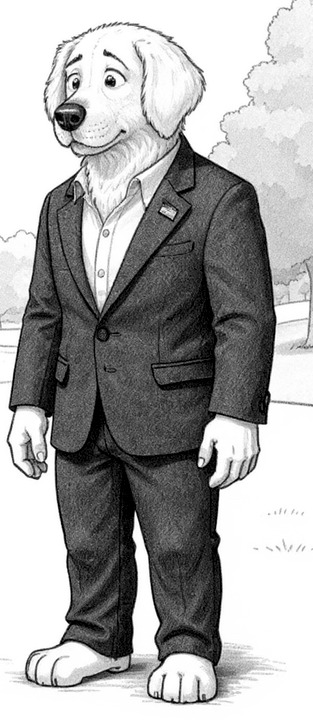
#> input picture scripts/training/variant-refs/barclay.jpg, 313 x 720 px, given in place of barclay.png, which was not available
$ python make-barclay-round3-tiles.py
#> lines starting #> are read from the running program, lines starting #| are printed output that depends on the picture; pictures that were not available may be replaced by others from this repository, and a replacement may not be noted
"""BARCLAY ROUND 3 - the three reference tiles, rebuilt to the judges' list.

WHAT THE JUDGES ASKED FOR, AND WHAT THIS BUILDS
-----------------------------------------------
1. RE-CUT PICTURE 2 so the WHOLE head sits inside the tile with air around it,
   nothing the model is told to copy touching an edge. Round 2 cut
   canon/vision/studies/barclay.png at (330,100,690,700), which sliced the nose
   tip off at the left edge. Measured off gridded copies, the study's head runs
   crown y=45, nose tip x=130, chin y=430, back of the near ear x=540, and the
   lapel flag pin sits at x 628-700, y 628-690. The tile is therefore
   (70, 0, 720, 730): 60 px of air in front of the nose, 45 above the crown,
   90 past the pin and 40 below it, with the whole skull, both lifted inner
   brows, both ears and the whole pin inside it.

   The one thing that tile also caught is the study's RAISED GLASS WITH A
   STIRRER in the bottom-left corner - a pick in a reference, fighting the edit
   that forbids one. It is not painted out: the corner is rebuilt by cloning the
   picture's own material from 104 px higher up the same columns, which carries
   blank paper over the paper half and the jacket's own weave (and its slanting
   left edge) over the jacket half. Nothing flat is laid down.

2. REBUILD PICTURE 3 WITHOUT PAINT-OUTS. Round 2's tile was a crop of sc07 with
   a flat grey block laid over two lettered shelf labels - exactly the blank
   rectangle the cleanliness rule forbids handing the model. sc07 also draws him
   with his mouth OPEN, which fights EDIT 3. All twelve retired plates were read
   at full size; sc01 is the one that crops tight on a CLOSED mouth with the
   lettered shelf row entirely above the crop (labels end y=800, crown starts
   y=855). The tile is (620, 818, 420, 344). One label survives inside it - ACE
   RESERVE, on the low bottle beside his muzzle at x 601-663, y 986-1046 - and
   it is removed the way the judges asked: engraved BOTTLE-GLASS texture cloned
   down from the same bottle's shoulder 66 px higher, not a grey block.

3. REBUILD PICTURE 1's HEAD as a full-size composited three-quarter, mouth
   closed, far cheek showing, both eyes whole - "P1 must show the pose you want,
   not a hint of it."

   DEVIATION, and the reason for it. The judges asked for the re-cut Picture 2
   head to be composited in "turned further into the room than it is now". It
   cannot be: pasting that head in gives back the same shallow turn it already
   has, which is the turn round 2 pasted and the model then flattened back to
   profile. The PROCESS note authorises the escalation - "make Picture 1's
   composited head a full three-quarter borrowed from the study rather than the
   duo plate, since the plate's Barclay was drawn in profile and the model keeps
   regressing to it". Canon holds exactly one true three-quarter of Barclay with
   BOTH eyes whole, BOTH inner brows lifted and the mouth closed:
   canon/characters/dog/kit/head.png. It is graphite rather than engraving,
   which is why round 2 dropped it as an INK reference - but Picture 1's job is
   GEOMETRY, and the prompt now says so in as many words ("a rough paste-up:
   keep its ANGLE and PLACEMENT and redraw it at Picture 2's quality"). The ink
   comes from Pictures 2 and 3.

   That head faces the reader's RIGHT (nose x 600-740 against a skull centred on
   x 490; the near ear, the larger one, is at our left). Barclay must face
   frame-LEFT toward Drew, so it is MIRRORED first. After mirroring the muzzle
   points frame-left, the near ear lands at our right where the plate's own ear
   is, and the far eye sits clear of the muzzle bridge with the far cheek open
   beside it - the thing every round so far has failed to draw.

   Measured landmarks (gridded copies, both files):
     kit/head.png  crown y=25, chin y=660  -> crown-to-jaw 635
     duo.png       crown y=705, chin y=1005, nose tip x=815, near ear to x=1120
   so the head is scaled 300/635 = 0.4724 and seated crown-on-crown,
   nose-on-nose. At that scale its silhouette covers the plate's old profile
   head everywhere (checked band by band), so no erase pass is needed and no
   flat block is ever laid down.

   THE HALO. A hand polygon runs outside the drawn head in places, and there the
   incoming pixels are the kit sheet's blank PAPER laid over the plate's dark
   back bar - which reads as a light bloom round his skull, and round 2's render
   drew that bloom. So the cut is not the polygon: the paper is found by what it
   IS - bright AND locally flat (local standard deviation under 4.5 over a 9 px
   window) - and every such region connected to the sheet's border is background.
   The head is what is left, hole-filled, opened, and finally clipped by the
   polygon so the shoulders below the chin are dropped. Fur, which is bright but
   never flat, survives the test.

4. THE PAINTED-OUT COCKTAIL PICK REPAINTED AS CONTINUOUS GLASS AND LIQUID, not
   left as a light patch. Measured: the ring, the stick and the cherry hang at
   x 784-828, y 1128-1226 - the cherry ABOVE the liquid line at y=1226. The
   column is rebuilt by row-wise interpolation between the six clean columns on
   each side, which is what carries the back-rim ellipse and the liquid line
   straight through the gap instead of stamping a patch over them; then the
   cherry itself is re-seated 58 px lower, DOWN INSIDE the drink below the
   liquid line beside the ice, which is where EDIT 7 says it belongs.

OUT: <round-3>/p1-barclay.png, p2-barclay.png, p3-barclay.png, refs-preview.png
"""
from pathlib import Path

import numpy as np
from PIL import Image, ImageDraw, ImageFilter, ImageOps
from scipy import ndimage

ROOT = Path("Z:/ImageGenerator/Cartoon")
OUT = Path("C:/Users/admin/AppData/Local/Temp/claude/Z--ImageGenerator/"
           "7e90a839-5703-42df-8007-3e3f206ae0ae/scratchpad/cast-studies/dog/round-3")

# ---------------------------------------------------------------- picture 2
STUDY = "canon/vision/studies/barclay.png"
P2_BOX = (70, 0, 720, 730)              # left, top, w, h  in the 1024x1536 study
P2_GLASS = (58, 652, 332, 732)          # the raised glass and its stirrer
P2_GLASS_DY = -104                      # paper over paper, jacket weave over jacket

# ---------------------------------------------------------------- picture 3
SC01 = "canon/showcase-retired/sc01-best-performing-square-foot.png"
P3_BOX = (620, 818, 420, 344)           # head only; the lettered shelf row ends y=800
P3_LABEL = (612, 980, 672, 1052)        # ACE RESERVE
P3_LABEL_DY = -66                       # the same bottle's shoulder, engraved glass

# ---------------------------------------------------------------- picture 1
P1_BOX = (620, 600, 580, 725)           # the round-2 crop, kept, so the camera holds

PICK = (784, 1128, 828, 1226)           # ring + stick + cherry, in duo.png pixels
CHERRY = (786, 1183, 824, 1223)
CHERRY_DY = 58                          # down into the drink, below the liquid line

# The plate's OWN head is a long left-facing profile; the three-quarter head that
# replaces it is foreshortened, so it is narrower, and the old ear and the back of
# the old skull stick out past it at x 1000-1160, y 720-990 as a pale bushy lobe.
# That strip is rebuilt from the band of vertical slat panelling the back bar
# already carries directly above it (y 656-716), tiled down - vertical slats
# repeat vertically, so the wall simply continues behind him. No flat fill.
ERASE = (1000, 686, 1172, 992)
ERASE_BAND = (656, 60)

KIT_HEAD = "canon/characters/dog/kit/head.png"
KIT_W = 990
SCALE = 300 / 635                       # plate crown-to-jaw / kit crown-to-jaw
PLATE_CROWN, PLATE_NOSE_X = 705, 815
KIT_CROWN_Y, KIT_NOSE_X_MIRRORED = 25, 250

# the head cut, in ORIGINAL kit/head.png pixels (mirrored below). This only has
# to CONTAIN the head - the silhouette itself is found from the picture.
POLY = [(500, 20), (620, 32), (720, 70), (790, 120), (870, 190), (925, 290),
        (930, 380), (895, 450), (845, 495), (800, 560), (755, 625), (690, 665),
        (600, 690), (500, 700), (410, 700), (330, 690), (255, 665), (190, 610),
        (130, 510), (95, 390), (85, 280), (120, 180), (190, 105), (300, 50),
        (400, 26)]
FEATHER = 3


def clone(a: np.ndarray, box, dx: int = 0, dy: int = 0, feather: int = 6) -> None:
    """Copy this picture's own material from dx/dy away into box."""
#> called with box = (58, 652, 332, 732), dx = 0, dy = -104, feather = 8
    l, t, r, b = box
    patch = a[t + dy:b + dy, l + dx:r + dx].copy()
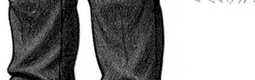
#> patch: shape (80, 255) float32; min 0, max 255, mean 145.1
    m = np.ones_like(patch)
    for i in range(feather):
        w = (i + 1) / (feather + 1)
        m[i, :] = np.minimum(m[i, :], w)
        m[-1 - i, :] = np.minimum(m[-1 - i, :], w)
        m[:, i] = np.minimum(m[:, i], w)
        m[:, -1 - i] = np.minimum(m[:, -1 - i], w)
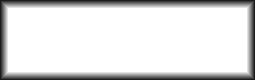
#> m: shape (80, 255) float32; min 0.111, max 1, mean 0.873
#> (the run stopped early here; a loop or call above may not have finished)

$ run again, with scripts/training/variant-refs/harrington-drew-golf.jpg copied over scripts/training/variant-refs/barclay.jpg
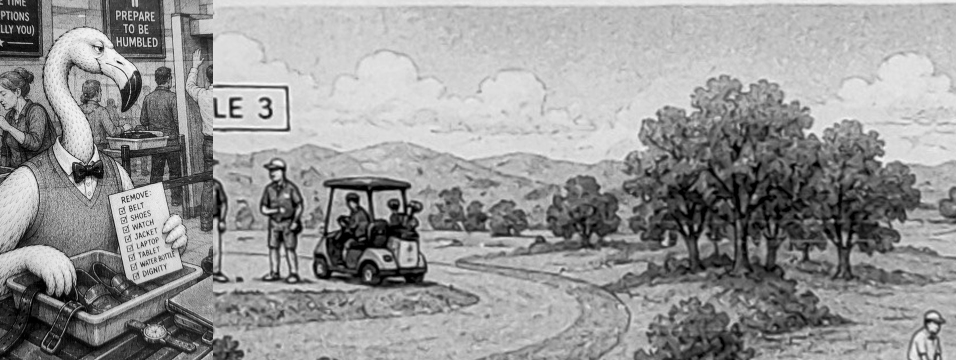
#> input picture scripts/training/variant-refs/harrington-drew-golf.jpg, 1912 x 720 px, given in place of barclay.png, which was not available (shown at 1/2 size)
#> in clone, `patch = a[t + dy:b + dy, l + dx:r + dx].copy()`:
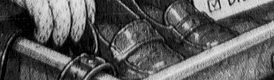
#> patch: shape (80, 274) float32; min 0, max 231, mean 91.4

$ run again, with scripts/training/variant-refs/mango.jpg copied over scripts/training/variant-refs/barclay.jpg
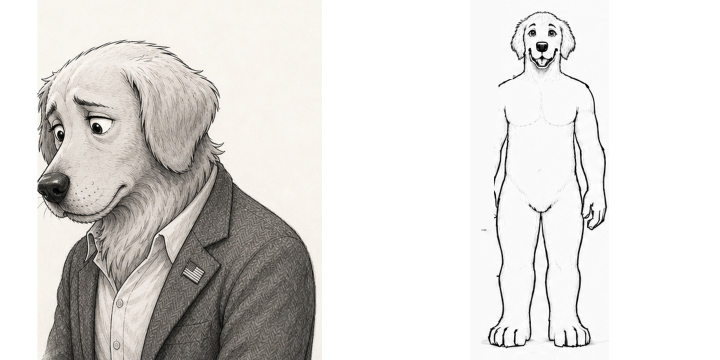
#> input picture scripts/training/variant-refs/mango.jpg, 1440 x 720 px, given in place of barclay.png, which was not available (shown at 1/2 size)
#> in clone, `patch = a[t + dy:b + dy, l + dx:r + dx].copy()`:
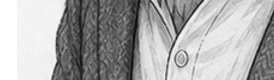
#> patch: shape (80, 274) float32; min 1, max 255, mean 170.3

$ run again, with scripts/training/variant-refs/trio-plain.jpg copied over scripts/training/variant-refs/barclay.jpg
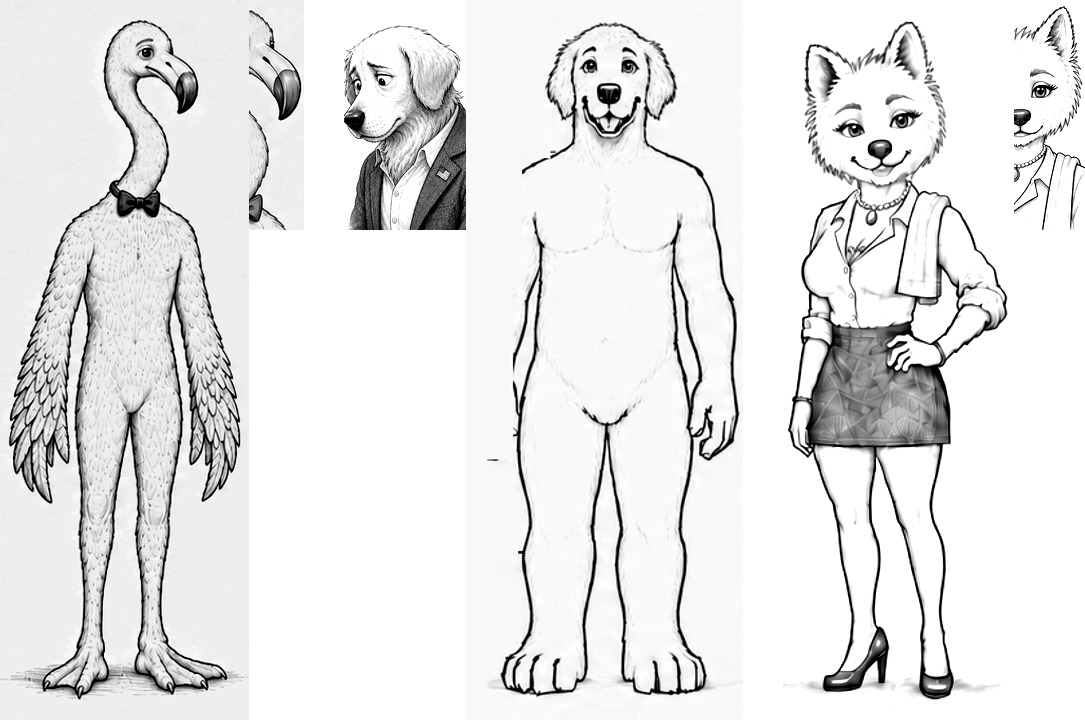
#> input picture scripts/training/variant-refs/trio-plain.jpg, 1085 x 720 px, given in place of barclay.png, which was not available
#> in clone, `patch = a[t + dy:b + dy, l + dx:r + dx].copy()`:
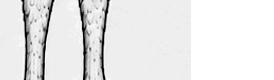
#> patch: shape (80, 274) float32; min 0, max 255, mean 231.6
